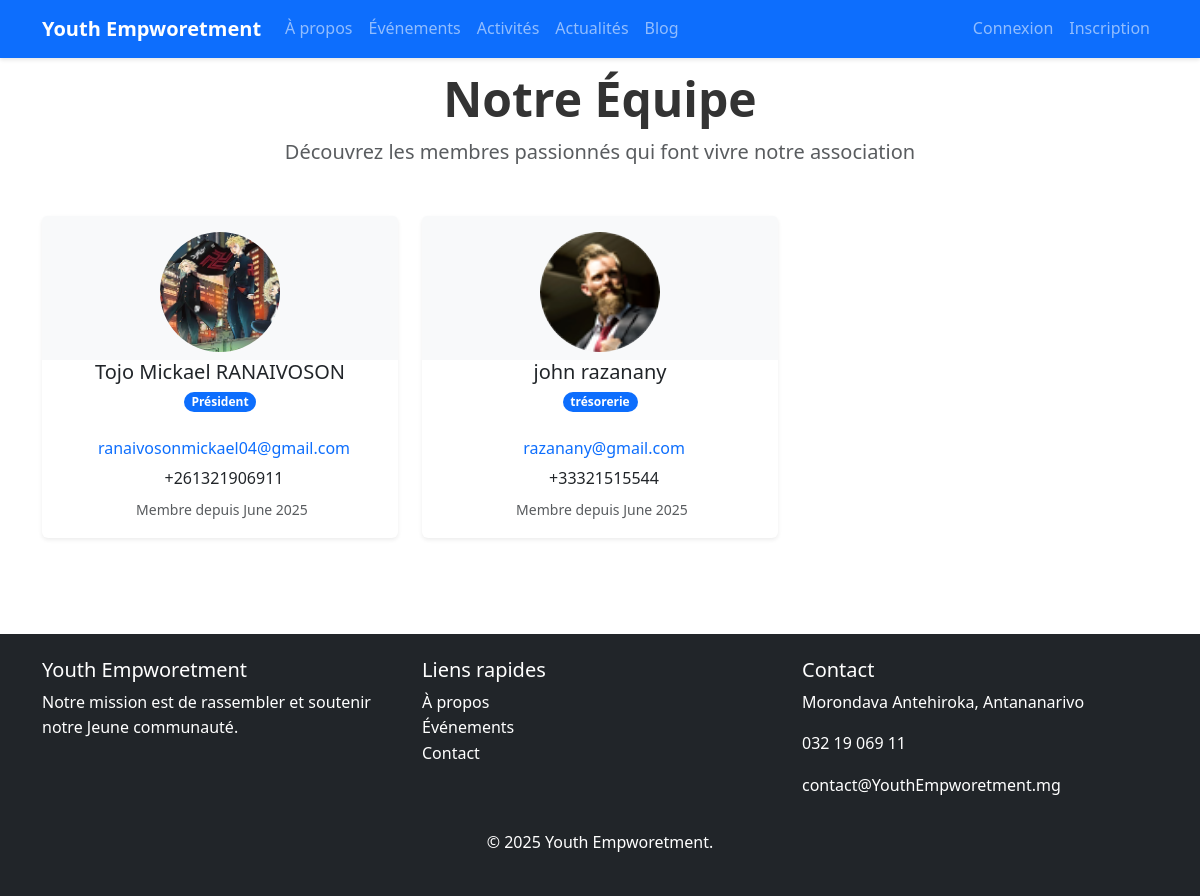
The page /notre_equipe/ on the database as committed earlier.
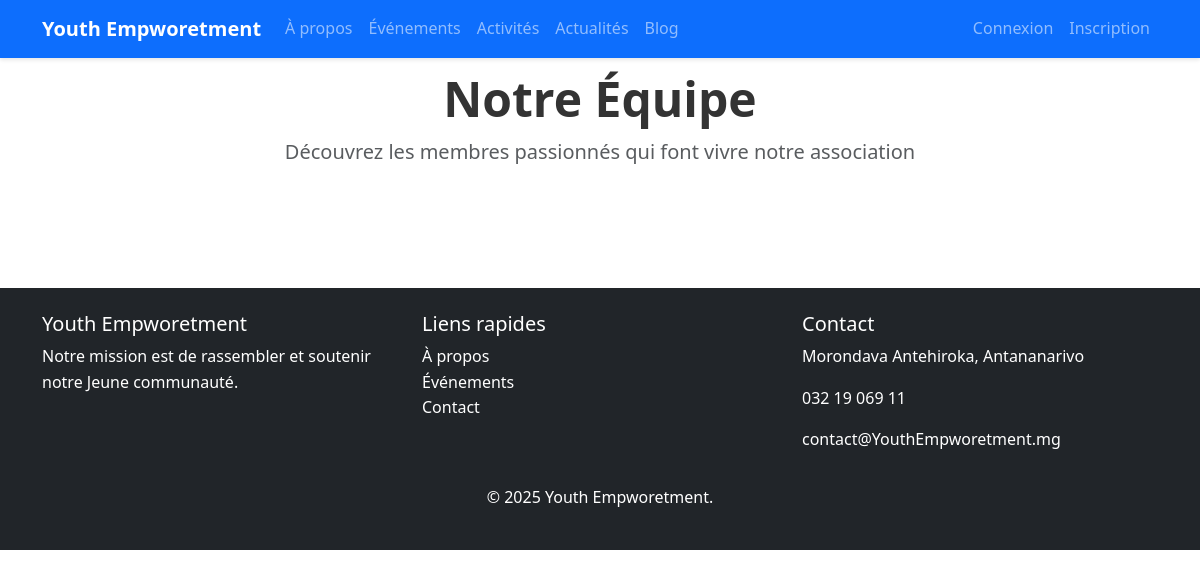
The same page on the database as committed later.
### AppEquipe/models.py (models this page shows, shortened)
class Equipe(models.Model):
    membre = models.OneToOneField(Utilisateur,on_delete=models.CASCADE)
    role = models.CharField(max_length=100, verbose_name="Rôle dans l'équipe")
    ordre_affichage = models.PositiveIntegerField(default=0)
    date_ajout = models.DateTimeField(auto_now_add=True)
    class Meta:
        verbose_name = "Membre de l'équipe"
        verbose_name_plural = "Équipe"
        ordering = ['ordre_affichage']

### AppMembre/models.py (models this page shows, shortened)
class Utilisateur(models.Model):
    nom = models.CharField(max_length=20)
    prenom = models.CharField(max_length=50)
    date_naissance = models.DateField()
    telephone = models.CharField(max_length=20)
    adresse = models.CharField(max_length=50,blank=True, null=True)
    photo = models.ImageField(upload_to='static/images/membres/')
    email = models.EmailField()
    mot_de_passe = models.TextField()
    date_inscription = models.DateField(auto_now_add=True)
    role = models.CharField(max_length=50)
    USERNAME_FIELD = 'email'
    REQUIRED_FIELD =['username']
    class Meta:
        verbose_name = "Utilisateur"
        verbose_name_plural = "Utilisateurs"

### AppEquipe/views.py (the view)
# urls.py: path('notre_equipe/',notre_equipe,name='notre_equipe'),
def notre_equipe(request):
    equipe_membres = Equipe.objects.select_related('membre').order_by('ordre_affichage')
    return render(request, 'NotreEquipe.html', {
        'equipe_membres': equipe_membres
    })

### templates/NotreEquipe.html (shortened to what this page needs)
{% extends 'layouts/master.html' %}
{% block content %}
    <div class="container py-5">
        <div class="text-center mb-5 marg">
            <h1 class="display-5 fw-bold">Notre Équipe</h1>
            <p class="lead text-muted">Découvrez les membres passionnés qui font vivre notre association</p>
        </div>
        <div class="row row-cols-1 row-cols-md-2 row-cols-lg-3 g-4">
            {% for membre in equipe_membres %}
            <div class="col">
                <div class="card h-100 shadow-sm border-0">
                    <div class="card-header bg-light border-0 pt-3">
                        {% if membre.membre.photo %}
                        <img src="{{ membre.membre.photo.url }}"
                            class="rounded-circle mx-auto d-block object-fit-cover"
                            width="120" height="120"
                            alt="{{ membre.membre.get_full_name }}">
                        {% else %}
                        <div class="rounded-circle mx-auto d-block bg-secondary d-flex align-items-center justify-content-center"
                            style="width: 120px; height: 120px;">
                            <i class="bi bi-person text-white" style="font-size: 3rem;"></i>
                        </div>
                        {% endif %}
                    </div>
                    <div class="card-body text-center pt-0">
                        <h3 class="h5 card-title mb-1">{{ membre.membre.prenom }} {{ membre.membre.nom }}</h3>
                        <span class="badge bg-primary rounded-pill mb-2">{{ membre.role }}</span>
                        <ul class="list-unstyled mt-3 mb-0">
                            <li class="mb-1">
                                <a href="mailto:{{ membre.membre.email }}" class="text-decoration-none">{{ membre.membre.email }}</a>
                            </li>
                            <li class="mb-1">
                                {{ membre.membre.telephone|default:"Non renseigné" }}
                            </li>
                            {% if membre.date_ajout %}
                            <li class="small text-muted mt-2">
                                Membre depuis {{ membre.date_ajout|date:"F Y" }}
                            </li>
                            {% endif %}
                        </ul>
                    </div>
                </div>
            </div>
            {% endfor %}
        </div>
    </div>
{% endblock %}

Rows that differ between the two databases and show on the page:
removed Equipe: shows a picture, membre.prenom "Tojo Mickael", membre.nom "RANAIVOSON", role "Président", membre.email "ranaivosonmickael04@gmail.com", membre.telephone "+261321906911", date_ajout "June 2025"
removed Equipe: shows a picture, membre.prenom "john", membre.nom "razanany", role "trésorerie", membre.email "razanany@gmail.com", membre.telephone "+33321515544", date_ajout "June 2025"
